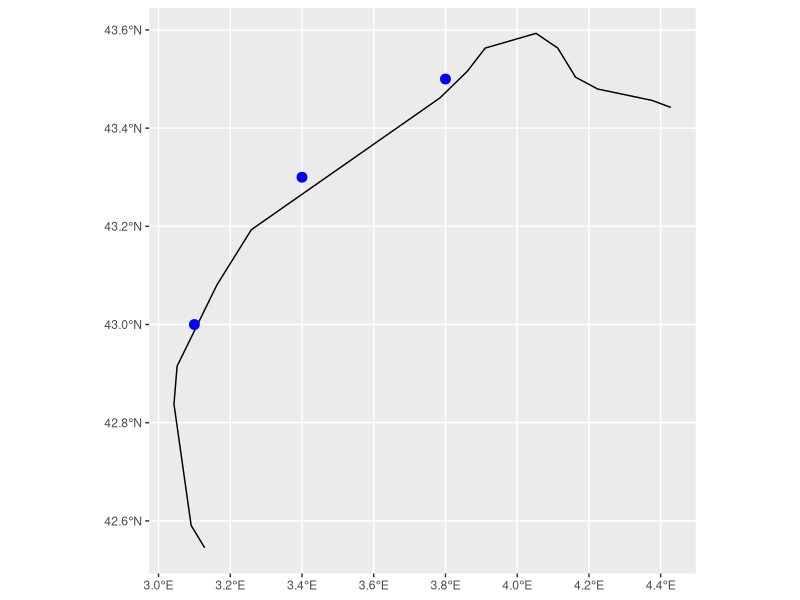

This figure's R source:
## ---- chunk 1
knitr::opts_chunk$set(echo = TRUE)
## ---- chunk 2
library(rnaturalearth)
library(sf)
library(ggplot2)
## ---- chunk 3
species_df <- data.frame(
  Longitude = c(3.8, 3.1, 3.4),
  Latitude = c(43.5, 43, 43.3)
)
## ---- chunk 4
species_sf <- st_as_sf(species_df, 
                       coords = c("Longitude", "Latitude"),
                       crs = st_crs(4326))
## ---- chunk 5
coastlines <- ne_coastline(scale = 50, returnclass = "sf")

# Reproject
# Pretty sure this isn't necessary, as it says WGS84 already
coastlines <- st_transform(coastlines, crs = st_crs(species_sf))
## ---- chunk 6
# Bbox around datapoints
bbox <- st_bbox(species_sf, crs = st_crs(species_sf))

# Crop to bbox plus buffer
buffer_box <- st_crop(coastlines, st_buffer(st_as_sfc(bbox), dist = 50000))
## ---- chunk 7
ggplot() +
    geom_sf(data = st_crop(coastlines, buffer_box)) +
    geom_sf(data = species_sf, colour = "blue", size = 3) +
    coord_sf(crs = st_crs(4326))
